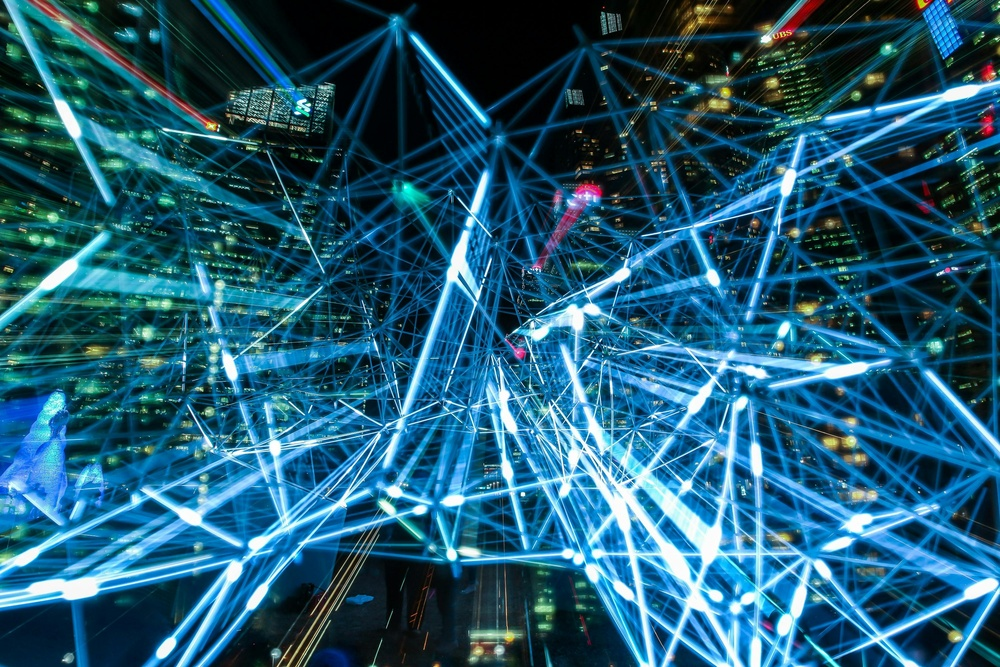
#> input picture DEEP LEARNING_IMGPR/DeepLearning_IMGPR/img.jpg, 1000 x 667 px, shrunk from 2999 x 1999 before the run
$ python rotate.py
#> lines starting #> are read from the running program, lines starting #| are printed output that depends on the picture
import cv2

img = cv2.imread('img.jpg')
#> img is the input picture: shape (667, 1000, 3); mean B, G, R 114.5, 90.1, 34
(h, w) = img.shape[:2]
#> h = 667; w = 1000
center = (w // 2, h // 2)
#> center = (500, 333)

angle = -45
scale = 1.0

rotation_matrix = cv2.getRotationMatrix2D(center, angle, scale)
rotated_img = cv2.warpAffine(img, rotation_matrix, (w, h))
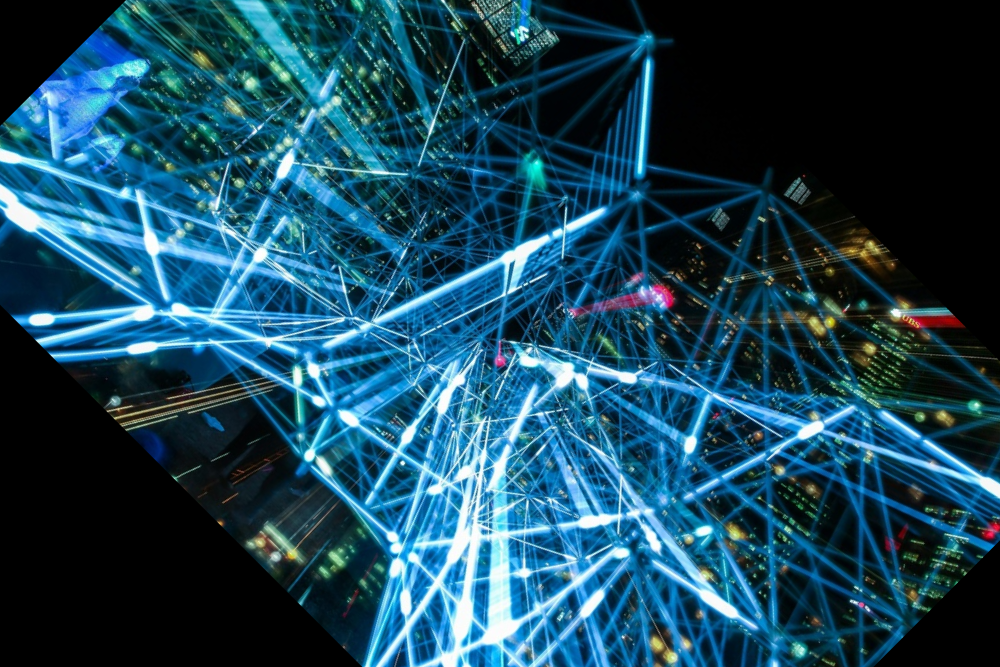
#> rotated_img: shape (667, 1000, 3); mean B, G, R 89.4, 69.7, 26.6

cv2.imshow('Rotated Image', rotated_img)
cv2.waitKey(0)
cv2.destroyAllWindows()
